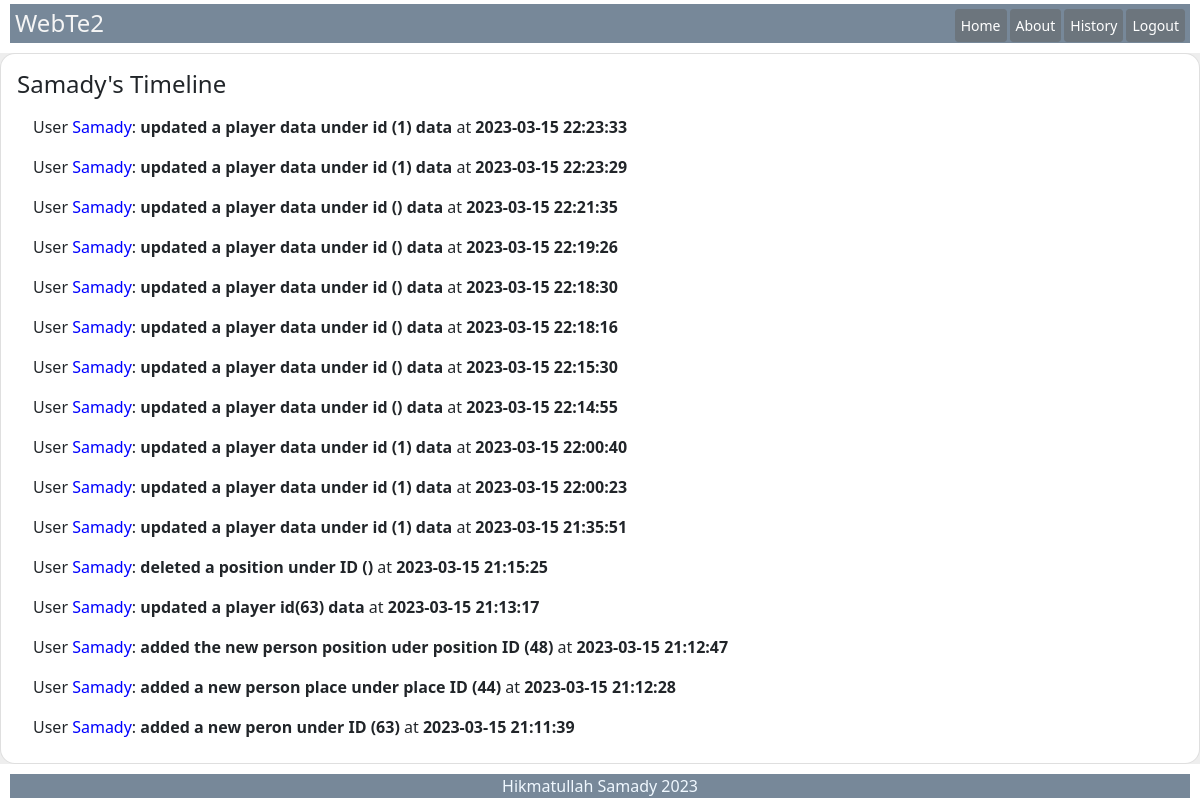
The page /historyPage.php (signed in) on the database its author committed.
### tables this page shows
CREATE TABLE `history` (
  `id` int NOT NULL,
  `user_id` bigint NOT NULL,
  `action` varchar(255) NOT NULL,
  `timestamp` timestamp NULL DEFAULT CURRENT_TIMESTAMP
);

### historyPage.php (the view, shortened to what this page needs)
<?php
include 'config.php';
try {
    $userId = $_SESSION['user_id'];
    $query = "SELECT * FROM history WHERE user_id='$userId' ORDER BY history.id DESC "
        or die("Error in the consult.." . mysqli_error($conn));
    $result = mysqli_query($conn, $query);
    $arr_history = [];
    if ($result->num_rows > 0) {
        $arr_history = $result->fetch_all(MYSQLI_ASSOC);
    }
} catch (Exception $e) {
    echo $e->getMessage();
}
?>
<!doctype html>
<html lang="sk">
<head>
    <link href="https://cdn.jsdelivr.net/npm/bootstrap@5.0.2/dist/css/bootstrap.min.css" rel="stylesheet">
</head>
<body>
    <?php include 'header.php'; ?>
    <section style="background-color: #eee;">
        <div class="card" style="border-radius: 15px;">
            <div class="card-body ">
                <h4 class="mb-2"><?php echo $_SESSION['fullname'] . "'s" . " " . " Timeline" ?></h4>
                <?php if (!empty($arr_history)) { ?>
                    <?php foreach ($arr_history as $history) { ?>
                        <ul class="list-group list-group-flush">
                            <li class="list-group-item">
                                <?php $color = 'blue';
                                echo 'User <span style="color: ' . $color . '">' . $_SESSION['fullname'] . "</span>: <strong>" . $history['action'] . "</strong> at <strong>" . $history['timestamp'] . "</strong>" ?></li>
                        </ul>
                    <?php } ?>
                <?php } ?>
            </div>
    </section>
    <?php include 'footer.php'; ?>
</body>
</html>

### rows shown on the page
history: action "updated a player data under id (1) data", timestamp "2023-03-15 22:23:33"
history: action "updated a player data under id (1) data", timestamp "2023-03-15 22:23:29"
history: action "updated a player data under id () data", timestamp "2023-03-15 22:21:35"
history: action "updated a player data under id () data", timestamp "2023-03-15 22:19:26"
history: action "updated a player data under id () data", timestamp "2023-03-15 22:18:30"
history: action "updated a player data under id () data", timestamp "2023-03-15 22:18:16"
history: action "updated a player data under id () data", timestamp "2023-03-15 22:15:30"
history: action "updated a player data under id () data", timestamp "2023-03-15 22:14:55"
history: action "updated a player data under id (1) data", timestamp "2023-03-15 22:00:40"
history: action "updated a player data under id (1) data", timestamp "2023-03-15 22:00:23"
history: action "updated a player data under id (1) data", timestamp "2023-03-15 21:35:51"
history: action "deleted a position under ID ()", timestamp "2023-03-15 21:15:25"
history: action "updated a player id(63) data", timestamp "2023-03-15 21:13:17"
history: action "added the new person position uder position ID (48)", timestamp "2023-03-15 21:12:47"
history: action "added a new person place under place ID (44)", timestamp "2023-03-15 21:12:28"
history: action "added a new peron under ID (63)", timestamp "2023-03-15 21:11:39"

### other values the page prints
$_SESSION['fullname'] "Samady"
